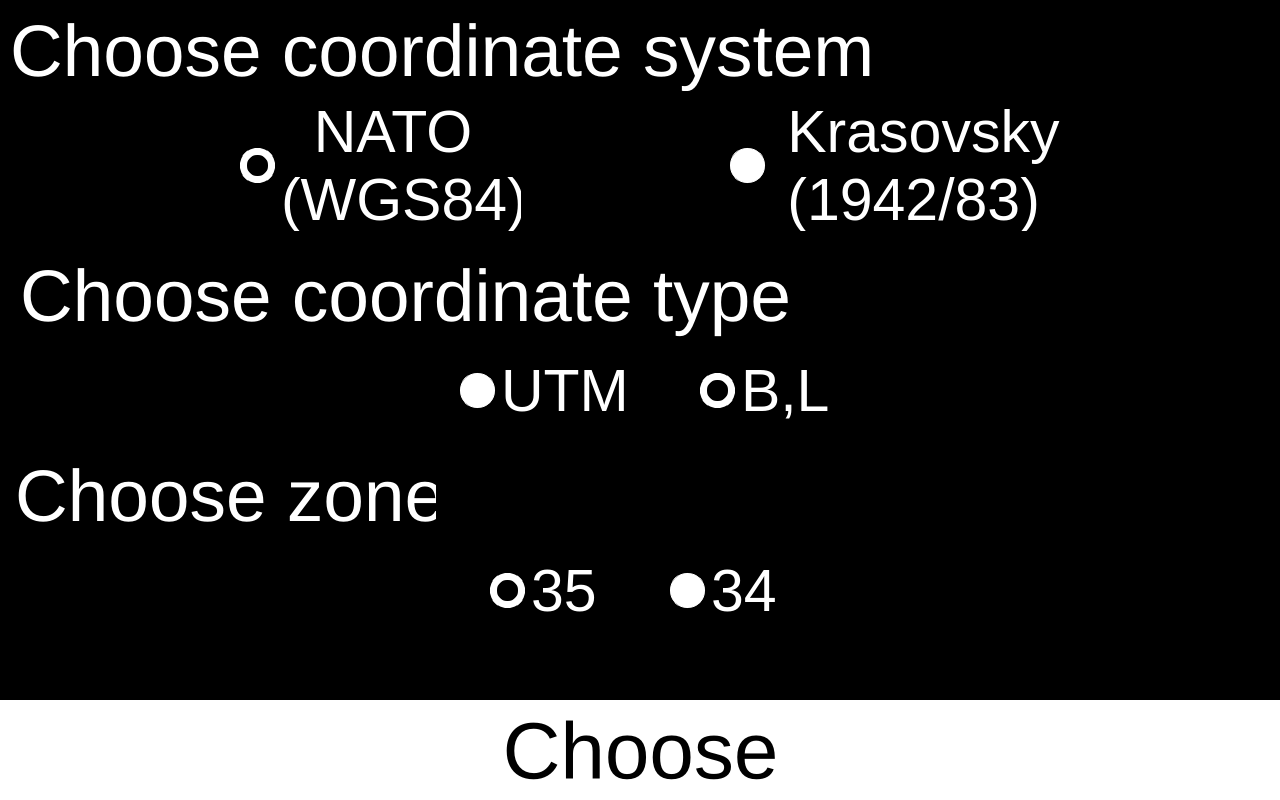
<?xml version="1.0" encoding="UTF-8"?>
<ui version="4.0">
 <class>CoordinateSystem</class>
 <widget class="QDialog" name="CoordinateSystem">
  <property name="geometry">
   <rect>
    <x>0</x>
    <y>0</y>
    <width>1280</width>
    <height>800</height>
   </rect>
  </property>
  <property name="windowTitle">
   <string>Dialog</string>
  </property>
  <property name="styleSheet">
   <string notr="true">background:black;</string>
  </property>
  <widget class="QPushButton" name="btnChooseCoordSys">
   <property name="geometry">
    <rect>
     <x>0</x>
     <y>700</y>
     <width>1281</width>
     <height>101</height>
    </rect>
   </property>
   <property name="font">
    <font>
     <family>Ubuntu</family>
     <pointsize>60</pointsize>
     <weight>50</weight>
     <bold>false</bold>
    </font>
   </property>
   <property name="focusPolicy">
    <enum>Qt::ClickFocus</enum>
   </property>
   <property name="styleSheet">
    <string notr="true">border: 2px white;
padding: 0 8px;
background: white;
color: black;</string>
   </property>
   <property name="text">
    <string>Choose</string>
   </property>
  </widget>
  <widget class="QFrame" name="frame_system">
   <property name="geometry">
    <rect>
     <x>10</x>
     <y>20</y>
     <width>1261</width>
     <height>221</height>
    </rect>
   </property>
   <property name="frameShape">
    <enum>QFrame::StyledPanel</enum>
   </property>
   <property name="frameShadow">
    <enum>QFrame::Raised</enum>
   </property>
   <widget class="QRadioButton" name="krasovsky">
    <property name="geometry">
     <rect>
      <x>720</x>
      <y>80</y>
      <width>331</width>
      <height>131</height>
     </rect>
    </property>
    <property name="font">
     <font>
      <family>Ubuntu</family>
      <pointsize>44</pointsize>
     </font>
    </property>
    <property name="focusPolicy">
     <enum>Qt::ClickFocus</enum>
    </property>
    <property name="styleSheet">
     <string notr="true">QRadioButton::indicator:unchecked{
background:white;
border: 1px solid;
border-color: white;
width: 33px;
height: 33px;
border-radius: 17px;
}
QRadioButton::indicator:checked{
background:black;
border: 7px solid;
border-color: white;
width: 21px;
height: 21px;
border-radius: 17px;
}
QRadioButton{
color:white;
}</string>
    </property>
    <property name="text">
     <string> Krasovsky
 (1942/83)</string>
    </property>
   </widget>
   <widget class="QRadioButton" name="wgs">
    <property name="geometry">
     <rect>
      <x>230</x>
      <y>80</y>
      <width>281</width>
      <height>131</height>
     </rect>
    </property>
    <property name="font">
     <font>
      <family>Ubuntu</family>
      <pointsize>44</pointsize>
     </font>
    </property>
    <property name="focusPolicy">
     <enum>Qt::ClickFocus</enum>
    </property>
    <property name="styleSheet">
     <string notr="true">QRadioButton::indicator:unchecked{
background:white;
border: 1px solid;
border-color: white;
width: 33px;
height: 33px;
border-radius: 17px;
}
QRadioButton::indicator:checked{
background:black;
border: 7px solid;
border-color: white;
width: 21px;
height: 21px;
border-radius: 17px;
}
QRadioButton{
color:white;
}</string>
    </property>
    <property name="text">
     <string>  NATO
(WGS84)</string>
    </property>
    <property name="checked">
     <bool>true</bool>
    </property>
   </widget>
   <widget class="QLabel" name="lblChoose">
    <property name="geometry">
     <rect>
      <x>0</x>
      <y>-10</y>
      <width>871</width>
      <height>81</height>
     </rect>
    </property>
    <property name="font">
     <font>
      <family>Ubuntu</family>
      <pointsize>55</pointsize>
      <weight>50</weight>
      <bold>false</bold>
     </font>
    </property>
    <property name="styleSheet">
     <string notr="true">color: white;</string>
    </property>
    <property name="text">
     <string>Choose coordinate system</string>
    </property>
   </widget>
  </widget>
  <widget class="QFrame" name="frame_type">
   <property name="geometry">
    <rect>
     <x>10</x>
     <y>250</y>
     <width>1261</width>
     <height>181</height>
    </rect>
   </property>
   <property name="frameShape">
    <enum>QFrame::StyledPanel</enum>
   </property>
   <property name="frameShadow">
    <enum>QFrame::Raised</enum>
   </property>
   <widget class="QLabel" name="lblChooseType">
    <property name="geometry">
     <rect>
      <x>10</x>
      <y>0</y>
      <width>791</width>
      <height>91</height>
     </rect>
    </property>
    <property name="font">
     <font>
      <family>Ubuntu</family>
      <pointsize>55</pointsize>
      <weight>50</weight>
      <bold>false</bold>
     </font>
    </property>
    <property name="styleSheet">
     <string notr="true">color: white;</string>
    </property>
    <property name="text">
     <string>Choose coordinate type</string>
    </property>
   </widget>
   <widget class="QRadioButton" name="utm_xy">
    <property name="geometry">
     <rect>
      <x>450</x>
      <y>100</y>
      <width>171</width>
      <height>81</height>
     </rect>
    </property>
    <property name="font">
     <font>
      <family>Ubuntu</family>
      <pointsize>44</pointsize>
     </font>
    </property>
    <property name="focusPolicy">
     <enum>Qt::ClickFocus</enum>
    </property>
    <property name="styleSheet">
     <string notr="true">QRadioButton::indicator:unchecked{
background:white;
border: 1px solid;
border-color: white;
width: 33px;
height: 33px;
border-radius: 17px;
}
QRadioButton::indicator:checked{
background:black;
border: 7px solid;
border-color: white;
width: 21px;
height: 21px;
border-radius: 17px;
}
QRadioButton{
color:white;
}</string>
    </property>
    <property name="text">
     <string>UTM</string>
    </property>
    <property name="checked">
     <bool>false</bool>
    </property>
   </widget>
   <widget class="QRadioButton" name="bl">
    <property name="geometry">
     <rect>
      <x>690</x>
      <y>100</y>
      <width>161</width>
      <height>81</height>
     </rect>
    </property>
    <property name="font">
     <font>
      <family>Ubuntu</family>
      <pointsize>44</pointsize>
     </font>
    </property>
    <property name="focusPolicy">
     <enum>Qt::ClickFocus</enum>
    </property>
    <property name="styleSheet">
     <string notr="true">QRadioButton::indicator:unchecked{
background:white;
border: 1px solid;
border-color: white;
width: 33px;
height: 33px;
border-radius: 17px;
}
QRadioButton::indicator:checked{
background:black;
border: 7px solid;
border-color: white;
width: 21px;
height: 21px;
border-radius: 17px;
}
QRadioButton{
color:white;
}</string>
    </property>
    <property name="text">
     <string>B,L</string>
    </property>
    <property name="checked">
     <bool>true</bool>
    </property>
   </widget>
   <zorder>utm_xy</zorder>
   <zorder>bl</zorder>
   <zorder>lblChooseType</zorder>
  </widget>
  <widget class="QFrame" name="frame_zone">
   <property name="geometry">
    <rect>
     <x>10</x>
     <y>440</y>
     <width>1261</width>
     <height>191</height>
    </rect>
   </property>
   <property name="frameShape">
    <enum>QFrame::StyledPanel</enum>
   </property>
   <property name="frameShadow">
    <enum>QFrame::Raised</enum>
   </property>
   <widget class="QRadioButton" name="zone_35">
    <property name="geometry">
     <rect>
      <x>480</x>
      <y>110</y>
      <width>131</width>
      <height>81</height>
     </rect>
    </property>
    <property name="font">
     <font>
      <family>Ubuntu</family>
      <pointsize>44</pointsize>
     </font>
    </property>
    <property name="focusPolicy">
     <enum>Qt::ClickFocus</enum>
    </property>
    <property name="styleSheet">
     <string notr="true">QRadioButton::indicator:unchecked{
background:white;
border: 1px solid;
border-color: white;
width: 33px;
height: 33px;
border-radius: 17px;
}
QRadioButton::indicator:checked{
background:black;
border: 7px solid;
border-color: white;
width: 21px;
height: 21px;
border-radius: 17px;
}
QRadioButton{
color:white;
}</string>
    </property>
    <property name="text">
     <string>35</string>
    </property>
    <property name="checked">
     <bool>true</bool>
    </property>
   </widget>
   <widget class="QLabel" name="lblChooseZone">
    <property name="geometry">
     <rect>
      <x>5</x>
      <y>10</y>
      <width>421</width>
      <height>91</height>
     </rect>
    </property>
    <property name="font">
     <font>
      <family>Ubuntu</family>
      <pointsize>55</pointsize>
      <weight>50</weight>
      <bold>false</bold>
     </font>
    </property>
    <property name="styleSheet">
     <string notr="true">color: white;</string>
    </property>
    <property name="text">
     <string>Choose zone</string>
    </property>
   </widget>
   <widget class="QRadioButton" name="zone_34">
    <property name="geometry">
     <rect>
      <x>660</x>
      <y>110</y>
      <width>131</width>
      <height>81</height>
     </rect>
    </property>
    <property name="font">
     <font>
      <family>Ubuntu</family>
      <pointsize>44</pointsize>
     </font>
    </property>
    <property name="focusPolicy">
     <enum>Qt::ClickFocus</enum>
    </property>
    <property name="styleSheet">
     <string notr="true">QRadioButton::indicator:unchecked{
background:white;
border: 1px solid;
border-color: white;
width: 33px;
height: 33px;
border-radius: 17px;
}
QRadioButton::indicator:checked{
background:black;
border: 7px solid;
border-color: white;
width: 21px;
height: 21px;
border-radius: 17px;
}
QRadioButton{
color:white;
}</string>
    </property>
    <property name="text">
     <string>34</string>
    </property>
   </widget>
   <zorder>zone_35</zorder>
   <zorder>zone_34</zorder>
   <zorder>lblChooseZone</zorder>
  </widget>
 </widget>
 <resources/>
 <connections/>
</ui>
